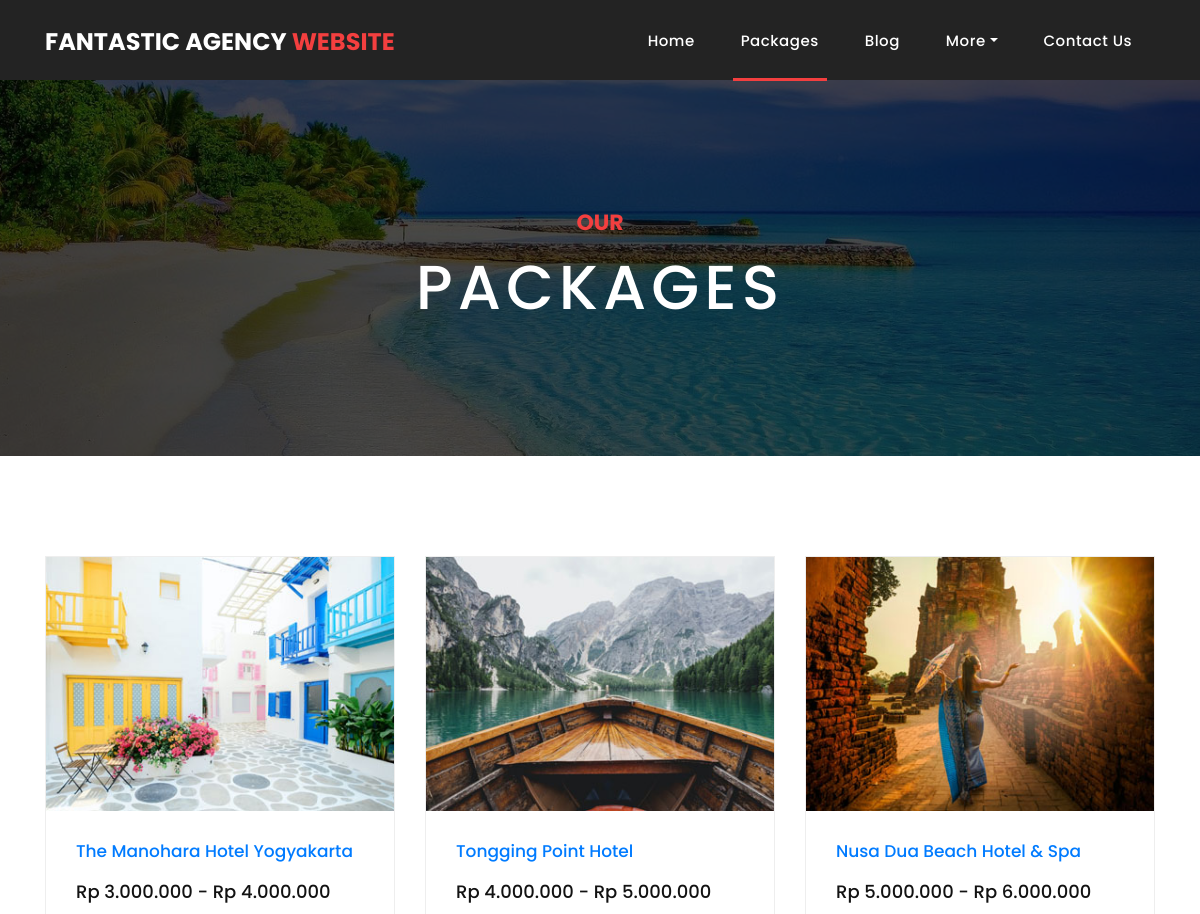
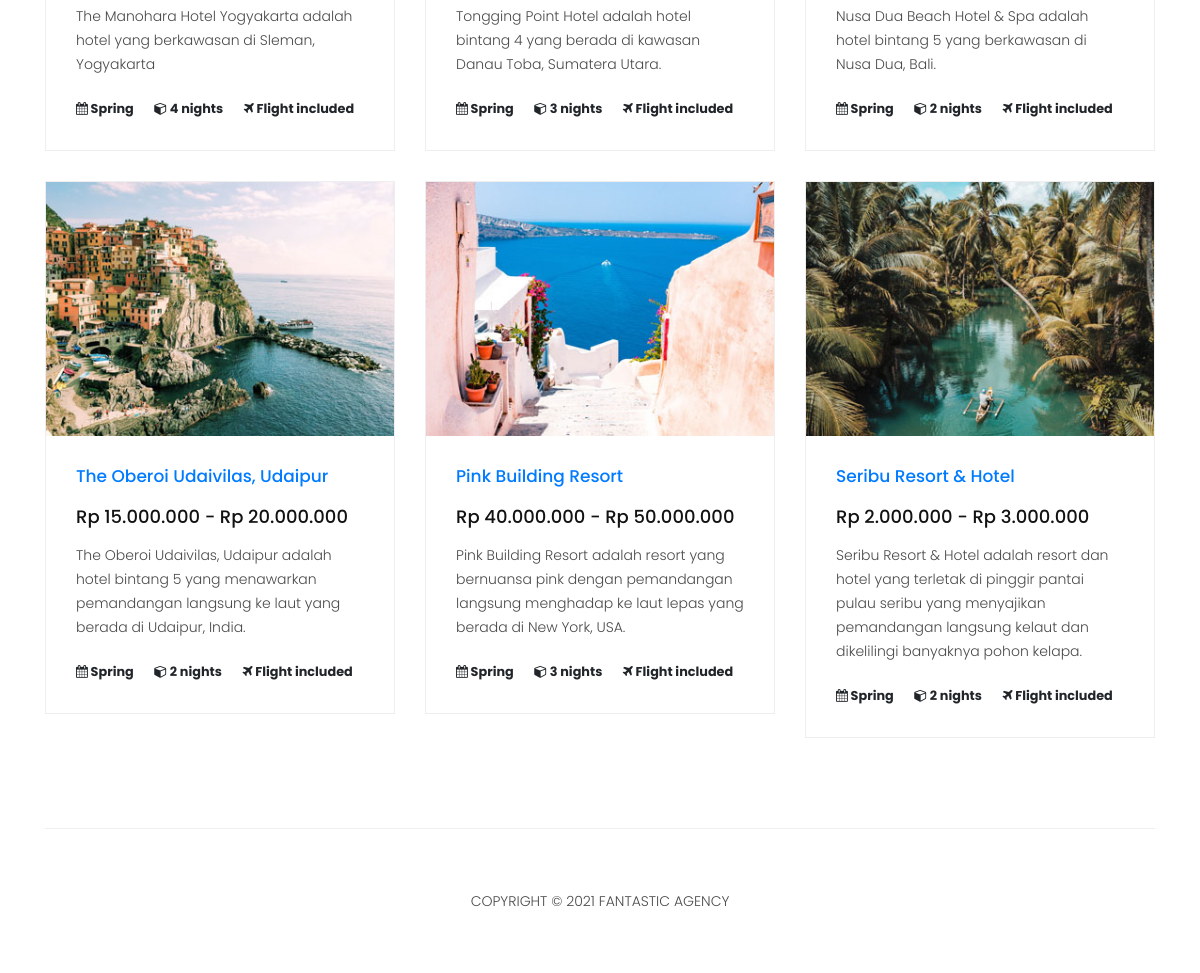
The page /packages.php on the database its author committed (2 pictures, top to bottom).
### tables this page shows
CREATE TABLE IF NOT EXISTS `manoharahotel` (
  `name` varchar(50) DEFAULT NULL,
  `price` char(50) DEFAULT NULL,
  `description` varchar(500) DEFAULT NULL,
  `deskripsinya` varchar(500) DEFAULT NULL
);

CREATE TABLE IF NOT EXISTS `tongginghotel` (
  `name` varchar(50) DEFAULT NULL,
  `price` char(50) DEFAULT NULL,
  `description` varchar(500) DEFAULT NULL,
  `deskripsinya` varchar(500) DEFAULT NULL
);

CREATE TABLE IF NOT EXISTS `nusaduabeachhotel` (
  `name` varchar(50) DEFAULT NULL,
  `price` char(50) DEFAULT NULL,
  `description` varchar(500) DEFAULT NULL,
  `deskripsinya` varchar(500) DEFAULT NULL
);

CREATE TABLE IF NOT EXISTS `theoberoi` (
  `name` varchar(50) DEFAULT NULL,
  `price` char(50) DEFAULT NULL,
  `description` varchar(500) DEFAULT NULL,
  `deskripsinya` varchar(500) DEFAULT NULL
);

CREATE TABLE IF NOT EXISTS `pinkbuilding` (
  `name` varchar(50) DEFAULT NULL,
  `price` char(50) DEFAULT NULL,
  `description` varchar(500) DEFAULT NULL,
  `deskripsinya` varchar(500) DEFAULT NULL
);

CREATE TABLE IF NOT EXISTS `seriburesort` (
  `name` varchar(50) DEFAULT NULL,
  `price` char(50) DEFAULT NULL,
  `description` varchar(500) DEFAULT NULL,
  `deskripsinya` varchar(500) DEFAULT NULL
);

### packages.php (the view, shortened to what this page needs)
<?php
include "koneksi.php";
?>
<!DOCTYPE html>
<html lang="en">
  <head>
    <link href="vendor/bootstrap/css/bootstrap.min.css" rel="stylesheet">
    <link rel="stylesheet" href="assets/css/fontawesome.css">
    <link rel="stylesheet" href="assets/css/style.css">
    <link rel="stylesheet" href="assets/css/owl.css">
  </head>
  <body>
<header class="">
      <nav class="navbar navbar-expand-lg">
        <div class="container">
          <a class="navbar-brand" href="index.php"><h2>Fantastic Agency <em>Website</em></h2></a>
          <div class="collapse navbar-collapse" id="navbarResponsive">
            <ul class="navbar-nav ml-auto">
                <li class="nav-item">
                    <a class="nav-link" href="index.php">Home
                    </a>
                </li>
                <li class="nav-item active"><a class="nav-link" href="packages.php">Packages</a></li>
                <li class="nav-item"><a class="nav-link" href="blog.php">Blog</a></li>
                <li class="nav-item dropdown">
                    <a class="nav-link dropdown-toggle" data-toggle="dropdown" href="#" role="button" aria-haspopup="true" aria-expanded="false">More</a>
                </li>
                <li class="nav-item"><a class="nav-link" href="contact.php">Contact Us</a></li>
            </ul>
          </div>
        </div>
      </nav>
    </header>
    <div class="page-heading about-heading header-text" style="background-image: url(assets/images/heading-6-1920x500.jpg);">
      <div class="container">
        <div class="row">
          <div class="col-md-12">
            <div class="text-content">
              <h4>Our</h4>
              <h2>Packages</h2>
            </div>
          </div>
        </div>
      </div>
    </div>
    <div class="products">
      <div class="container">
        <div class="row">
        <div class="col-md-4">
            <div class="product-item">
              <a href="package1-details.php"><img src="assets/images/product-1-370x270.jpg" alt=""></a>
              <div class="down-content">
              <?php
                  $strSQL = "SELECT * FROM manoharahotel";
                    $execStrSQL = mysqli_query($conn,$strSQL);
                    if (mysqli_num_rows($execStrSQL) > 0) {
                    while ($row = mysqli_fetch_assoc($execStrSQL)) {
                ?>
                <tr>
                  <td><a href="package1-details.php"><h4><a href="package-details.php?name=<?= $row["name"] ?>"><?= $row["name"] ?></h4></a></a></td>
                  <td><h6><?= $row["price"] ?></h6></td>
                  <td><p><?= $row["description"] ?></p></td>
                </tr>
                <?php
              }
              }
              ?>
                <small>
                     <strong title="Available"><i class="fa fa-calendar"></i> Spring</strong> &nbsp;&nbsp;&nbsp;&nbsp;
                     <strong title="Nights"><i class="fa fa-cube"></i> 4 nights</strong> &nbsp;&nbsp;&nbsp;&nbsp;
                     <strong title="Flight included"><i class="fa fa-plane"></i> Flight included</strong>
                </small>
              </div>
            </div>
          </div>
          <div class="col-md-4">
            <div class="product-item">
              <a href="package2-details.php"><img src="assets/images/product-2-370x270.jpg" alt=""></a>
              <div class="down-content">
              <?php
                  $strSQL = "SELECT * FROM tongginghotel";
                    $execStrSQL = mysqli_query($conn,$strSQL);
                    if (mysqli_num_rows($execStrSQL) > 0) {
                    while ($row = mysqli_fetch_assoc($execStrSQL)) {
                ?>
                <tr>
                  <td><a href="package2-details.php"><h4><a href="package2-details.php?name=<?= $row["name"] ?>"><?= $row["name"] ?></h4></a></a></td>
                  <td><h6><?= $row["price"] ?></h6></td>
                  <td><p><?= $row["description"] ?></p></td>
                </tr>
                <?php
              }
              }
              ?>
                <small>
                     <strong title="Available"><i class="fa fa-calendar"></i> Spring</strong> &nbsp;&nbsp;&nbsp;&nbsp;
                     <strong title="Nights"><i class="fa fa-cube"></i> 3 nights</strong> &nbsp;&nbsp;&nbsp;&nbsp;
                     <strong title="Flight included"><i class="fa fa-plane"></i> Flight included</strong>
                </small>
              </div>
            </div>
          </div>
          <div class="col-md-4">
            <div class="product-item">
              <a href="package3-details.php"><img src="assets/images/product-3-370x270.jpg" alt=""></a>
              <div class="down-content">
              <?php
                  $strSQL = "SELECT * FROM nusaduabeachhotel";
                    $execStrSQL = mysqli_query($conn,$strSQL);
                    if (mysqli_num_rows($execStrSQL) > 0) {
                    while ($row = mysqli_fetch_assoc($execStrSQL)) {
                ?>
                <tr>
                  <td><a href="package3-details.php"><h4><a href="package3-details.php?name=<?= $row["name"] ?>"><?= $row["name"] ?></h4></a></a></td>
                  <td><h6><?= $row["price"] ?></h6></td>
                  <td><p><?= $row["description"] ?></p></td>
                </tr>
                <?php
              }
              }
              ?>
                <small>
                     <strong title="Available"><i class="fa fa-calendar"></i> Spring</strong> &nbsp;&nbsp;&nbsp;&nbsp;
                     <strong title="Nights"><i class="fa fa-cube"></i> 2 nights</strong> &nbsp;&nbsp;&nbsp;&nbsp;
                     <strong title="Flight included"><i class="fa fa-plane"></i> Flight included</strong>
                </small>
              </div>
            </div>
          </div>
          <div class="col-md-4">
            <div class="product-item">
              <a href="package4-details.php"><img src="assets/images/product-4-370x270.jpg" alt=""></a>
              <div class="down-content">
              <?php
                  $strSQL = "SELECT * FROM theoberoi";
                    $execStrSQL = mysqli_query($conn,$strSQL);
                    if (mysqli_num_rows($execStrSQL) > 0) {
                    while ($row = mysqli_fetch_assoc($execStrSQL)) {
                ?>
                <tr>
                  <td><a href="package4-details.php"><h4><a href="package4-details.php?name=<?= $row["name"] ?>"><?= $row["name"] ?></h4></a></a></td>
                  <td><h6><?= $row["price"] ?></h6></td>
                  <td><p><?= $row["description"] ?></p></td>
                </tr>
                <?php
              }
              }
              ?>
              <small>
                     <strong title="Available"><i class="fa fa-calendar"></i> Spring</strong> &nbsp;&nbsp;&nbsp;&nbsp;
                     <strong title="Nights"><i class="fa fa-cube"></i> 2 nights</strong> &nbsp;&nbsp;&nbsp;&nbsp;
                     <strong title="Flight included"><i class="fa fa-plane"></i> Flight included</strong>
                </small>
              </div>
            </div>
          </div>
          <div class="col-md-4">
            <div class="product-item">
              <a href="package5-details.php"><img src="assets/images/product-5-370x270.jpg" alt=""></a>
              <div class="down-content">
              <?php
                  $strSQL = "SELECT * FROM pinkbuilding";
                    $execStrSQL = mysqli_query($conn,$strSQL);
                    if (mysqli_num_rows($execStrSQL) > 0) {
                    while ($row = mysqli_fetch_assoc($execStrSQL)) {
                ?>
                <tr>
                  <td><a href="package5-details.php"><h4><a href="package5-details.php?name=<?= $row["name"] ?>"><?= $row["name"] ?></h4></a></a></td>
                  <td><h6><?= $row["price"] ?></h6></td>
                  <td><p><?= $row["description"] ?></p></td>
                </tr>
                <?php
              }
              }
              ?>
                <small>
                     <strong title="Available"><i class="fa fa-calendar"></i> Spring</strong> &nbsp;&nbsp;&nbsp;&nbsp;
                     <strong title="Nights"><i class="fa fa-cube"></i> 3 nights</strong> &nbsp;&nbsp;&nbsp;&nbsp;
                     <strong title="Flight included"><i class="fa fa-plane"></i> Flight included</strong>
                </small>
              </div>
            </div>
          </div>
          <div class="col-md-4">
            <div class="product-item">
              <a href="package6-details.php"><img src="assets/images/product-6-370x270.jpg" alt=""></a>
              <div class="down-content">
              <?php
                  $strSQL = "SELECT * FROM seriburesort";
                    $execStrSQL = mysqli_query($conn,$strSQL);
                    if (mysqli_num_rows($execStrSQL) > 0) {
                    while ($row = mysqli_fetch_assoc($execStrSQL)) {
                ?>
                <tr>
                  <td><a href="package6-details.php"><h4><a href="package6-details.php?name=<?= $row["name"] ?>"><?= $row["name"] ?></h4></a></a></td>
                  <td><h6><?= $row["price"] ?></h6></td>
                  <td><p><?= $row["description"] ?></p></td>
                </tr>
                <?php
              }
              }
              ?>
                <small>
                     <strong title="Available"><i class="fa fa-calendar"></i> Spring</strong> &nbsp;&nbsp;&nbsp;&nbsp;
                     <strong title="Nights"><i class="fa fa-cube"></i> 2 nights</strong> &nbsp;&nbsp;&nbsp;&nbsp;
                     <strong title="Flight included"><i class="fa fa-plane"></i> Flight included</strong>
                </small>
              </div>
            </div>
          </div>
        </div>
      </div>
    </div>
    <footer>
      <div class="container">
        <div class="row">
          <div class="col-md-12">
            <div class="inner-content">
              <p>Copyright © 2021 Fantastic Agency</p>
            </div>
          </div>
        </div>
      </div>
    </footer>
  </body>
</html>

### assets/css/style.css (style rules this page uses)
body { font-family: 'Poppins', sans-serif; overflow-x: hidden; text-rendering: optimizeLegibility; -webkit-font-smoothing: antialiased; -moz-osx-font-smoothing: grayscale; }
p { margin-bottom: 0px; font-size: 14px; font-weight: 300; color: #4a4a4a; line-height: 24px; }
a { text-decoration: none!important; }
ul { padding: 0; margin: 0; list-style: none; }
h1,h2,h3,h4,h5,h6 { margin: 0px; }
.page-heading { padding: 210px 0px 130px 0px; text-align: center; background-position: center center; background-repeat: no-repeat; background-size: cover; }
.page-heading .text-content h4 { color: #f33f3f; font-size: 22px; text-transform: uppercase; font-weight: 700; margin-bottom: 15px; }
.page-heading .text-content h2 { color: #fff; font-size: 62px; text-transform: uppercase; letter-spacing: 5px; }
header { position: absolute; z-index: 99999; width: 100%; height: 80px; background-color: #232323; -webkit-transition: all 0.3s ease-in-out 0s; -moz-transition: all 0.3s ease-in-out 0s; -o-transition: all 0.3s ease-in-out 0s; transition: all 0.3s ease-in-out 0s; }
header .navbar { padding: 17px 0px; }
.navbar .navbar-brand { float: left; margin-top: -12px; outline: none; }
.navbar .navbar-brand h2 { color: #fff; text-transform: uppercase; font-size: 24px; font-weight: 700; -webkit-transition: all .3s ease 0s; -moz-transition: all .3s ease 0s; -o-transition: all .3s ease 0s; transition: all .3s ease 0s; }
.navbar .navbar-brand h2 em { font-style: normal; color: #f33f3f; }
#navbarResponsive { z-index: 999; }
.navbar-collapse { text-align: center; }
.navbar .navbar-nav .nav-item { margin: 0px 15px; }
.navbar .navbar-nav a.nav-link { text-transform: capitalize; font-size: 15px; font-weight: 500; letter-spacing: 0.5px; color: #fff; transition: all 0.5s; margin-top: 5px; }
.navbar .navbar-nav .nav-link:hover, .navbar .navbar-nav .active>.nav-link, .navbar .navbar-nav .nav-link.active, .navbar .navbar-nav .nav-link.show, .navbar .navbar-nav .show>.nav-link { color: #fff; padding-bottom: 25px; border-bottom: 3px solid #f33f3f; }
.product-item { border: 1px solid #eee; margin-bottom: 30px; }
.product-item .down-content { padding: 30px; position: relative; }
.product-item img { width: 100%; overflow: hidden; }
.product-item .down-content h4 { font-size: 17px; color: #1a6692; margin-bottom: 20px; }
.product-item .down-content h6 { font-size: 18px; margin-bottom: 15px; color: #121212; }
.product-item .down-content p { margin-bottom: 20px; }
footer { text-align: center; }
footer .inner-content { border-top: 1px solid #eee; margin-top: 60px; padding: 60px 0px; }
footer .inner-content p { text-transform: uppercase; }
.products { margin-top: 100px; }
.page-heading { position:relative; }
.page-heading:before { content:''; position:absolute; top:0; left:0; bottom:0; right:0; background-color:rgba(0,0,0,.7); }
.page-heading .container { position:relative; z-index: 2; }

### rows shown on the page
manoharahotel: name "The Manohara Hotel Yogyakarta", price "Rp 3.000.000 - Rp 4.000.000", description "The Manohara Hotel Yogyakarta adalah hotel yang berkawasan di Sleman, Yogyakarta"
tongginghotel: name "Tongging Point Hotel", price "Rp 4.000.000 - Rp 5.000.000", description "Tongging Point Hotel adalah hotel bintang 4 yang berada di kawasan Danau Toba, Sumatera Utara."
nusaduabeachhotel: name "Nusa Dua Beach Hotel & Spa", price "Rp 5.000.000 - Rp 6.000.000", description "Nusa Dua Beach Hotel & Spa adalah hotel bintang 5 yang berkawasan di Nusa Dua, Bali."
theoberoi: name "The Oberoi Udaivilas, Udaipur", price "Rp 15.000.000 - Rp 20.000.000", description "The Oberoi Udaivilas, Udaipur adalah hotel bintang 5 yang menawarkan pemandangan langsung ke laut yang berada di Udaipur, India."
pinkbuilding: name "Pink Building Resort", price "Rp 40.000.000 - Rp 50.000.000", description "Pink Building Resort adalah resort yang bernuansa pink dengan pemandangan langsung menghadap ke laut lepas yang berada di New York, USA."
seriburesort: name "Seribu Resort & Hotel", price "Rp 2.000.000 - Rp 3.000.000", description "Seribu Resort & Hotel adalah resort dan hotel yang terletak di pinggir pantai pulau seribu yang menyajikan pemandangan langsung kelaut dan dikelilingi banyaknya pohon kelapa."
